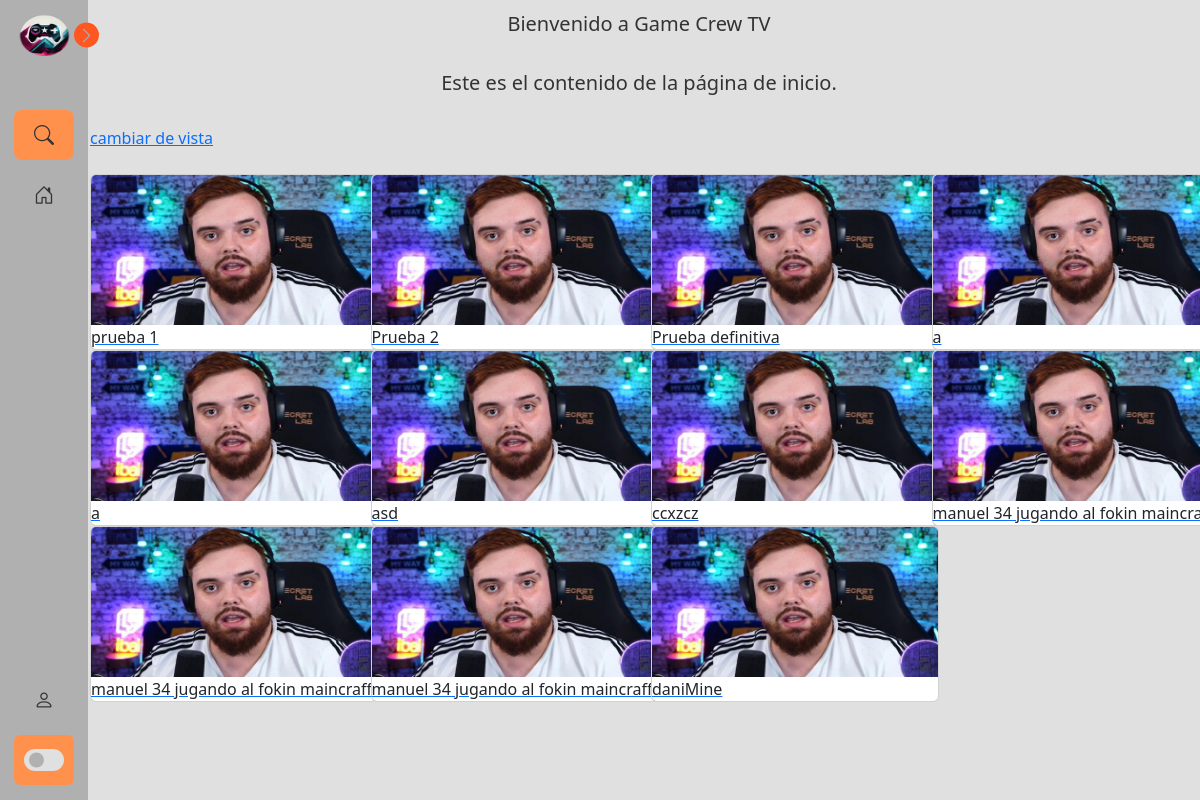
Before: / with the older database file.
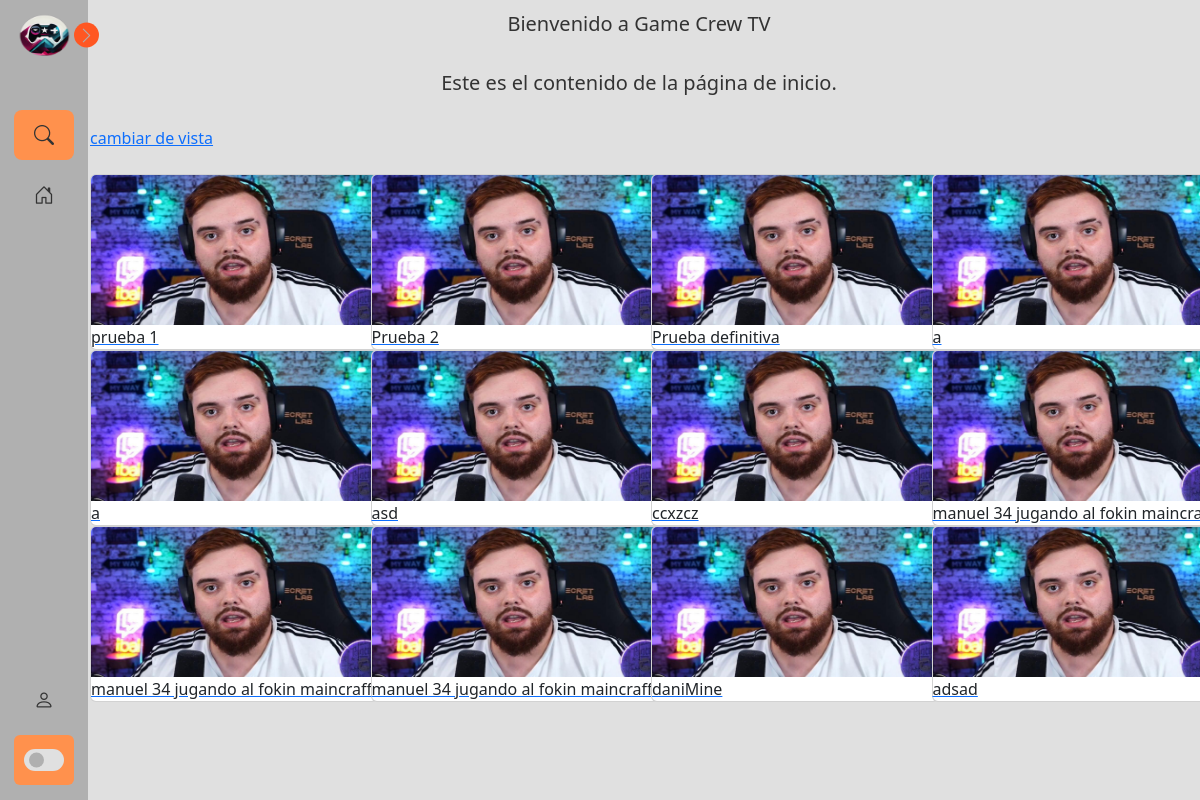
After: the same page with the newer database file.
### app/tvapp/models.py (models this page shows, shortened)
class Sala(models.Model):
    nombreSala = models.CharField(max_length=100)  # Puedes ajustar la longitud máxima según tus necesidades

### app/tvapp/views.py (the view)
# urls.py: path('', views.inicio),
def inicio(request):
    salas =  Sala.objects.all()
    num_items = len(salas)
    salas_nombreSala = Sala.objects.filter(nombreSala = 2)
    return render(request, 'inicio.html', {"nomSala":salas, "nom_Sala":salas_nombreSala,"numitems":num_items})

### app/tvapp/templates/inicio.html (shortened to what this page needs)
{% extends 'baseInicio.html' %}
{% load static %}
{% block head %}
<link rel="stylesheet" href="{% static 'css/inicio.css' %}">
{% endblock %}
{% block content %}
    <div class="container">
        <h2 class="text">Bienvenido a Game Crew TV</h2>
        <p  class="text">Este es el contenido de la página de inicio.</p>
        <a href="formuSala">cambiar de vista</a>
    </div>
    <br>
    <div class="container">
        <div class="row">
            {% for s in nomSala %}
            <div class="col-md-3">
                <a href="streamViewer" >
                    <div class="card" style="width: 18rem;">
                        <img src="static/img/ibai.jpg" class="card-img-top custom-card-img" alt="...">
                        <div class="card_body">
                            <p class="card-text" data-nombre-sala="{{ s.nombreSala }}">{{ s.nombreSala }}</p>
                        </div>
                    </div>
                </a>
            </div>
             {% endfor %}
    </div>
{% endblock %}

Changed rows visible on the page:
added Sala: nombreSala "adsad"
